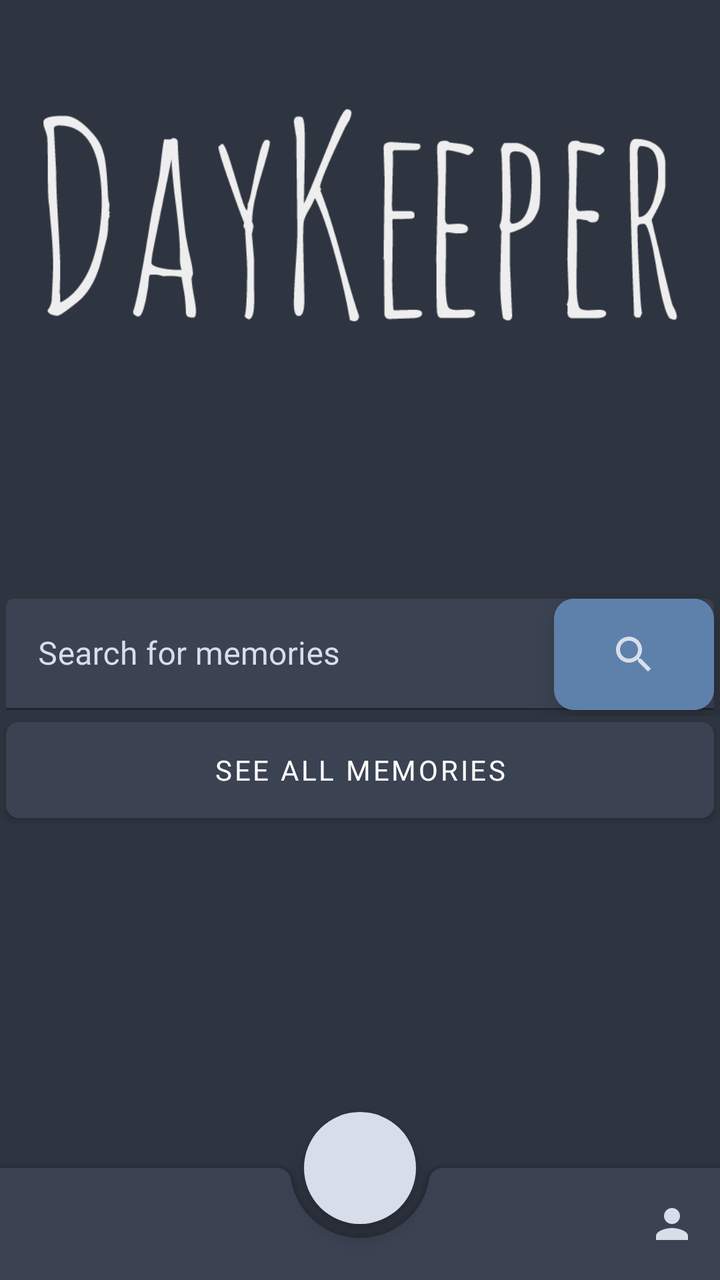
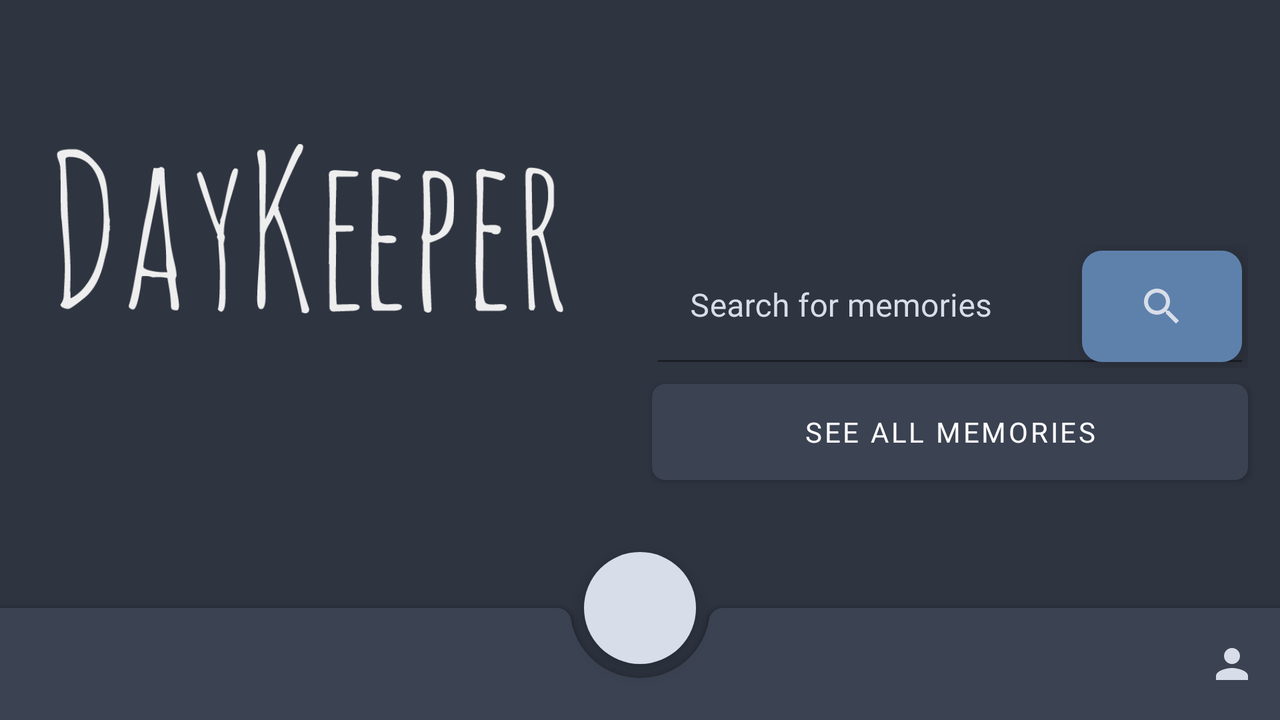

An Android layout and its configuration variant, each rendered on a device that would load it. The default file and the variant file are quoted in full after the pictures.
<!-- AndroidManifest.xml: application theme AppTheme -->
<!-- res/layout/activity_main.xml -->
<?xml version="1.0" encoding="utf-8"?>
<androidx.constraintlayout.widget.ConstraintLayout
    xmlns:android="http://schemas.android.com/apk/res/android"
    xmlns:app="http://schemas.android.com/apk/res-auto"
    xmlns:tools="http://schemas.android.com/tools"
    android:layout_width="match_parent"
    android:layout_height="match_parent"
    tools:context=".MainActivity"
    android:background="@color/colorBackground">

    <ImageView
        android:id="@+id/titleApp"
        android:layout_width="match_parent"
        android:layout_height="200dp"
        android:layout_alignParentTop="true"
        android:layout_marginStart="16dp"
        android:layout_marginTop="16dp"
        android:layout_marginEnd="16dp"
        android:contentDescription="@string/app_name"
        android:src="@drawable/daykeeper"
        app:layout_constraintEnd_toEndOf="parent"
        app:layout_constraintStart_toStartOf="parent"
        app:layout_constraintTop_toTopOf="parent" />

    <TextView
        android:id="@+id/todayDate"
        android:layout_width="match_parent"
        android:layout_height="wrap_content"
        android:layout_below="@+id/titleApp"
        android:gravity="center"
        android:textSize="24sp"
        app:layout_constraintTop_toBottomOf="@+id/titleApp" />

    <RelativeLayout
        android:id="@+id/search_relative_layout"
        android:layout_width="match_parent"
        android:layout_height="wrap_content"
        android:layout_centerInParent="true"
        android:layout_marginTop="48dp"
        app:layout_constraintTop_toBottomOf="@+id/todayDate">

        <com.google.android.material.textfield.TextInputLayout
            android:id="@+id/textFieldSearch"
            style="@style/AppTheme.TextLayout"
            app:boxBackgroundColor="@color/colorPrimary"
            android:layout_width="match_parent"
            android:layout_height="wrap_content"
            android:layout_margin="3dp"
            android:hint="@string/search">

            <com.google.android.material.textfield.TextInputEditText
                android:id="@+id/textFieldSearchText"
                android:layout_width="match_parent"
                android:layout_height="wrap_content"
                android:imeOptions="actionSearch"
                android:inputType="text"
                android:lines="1"
                android:textColor="@color/colorAccent" />
        </com.google.android.material.textfield.TextInputLayout>

        <ImageButton
            android:id="@+id/button_search_drawable"
            android:layout_width="80dp"
            android:layout_height="wrap_content"
            android:layout_alignTop="@id/textFieldSearch"
            android:layout_alignEnd="@id/textFieldSearch"
            android:layout_alignBottom="@id/textFieldSearch"
            android:background="@drawable/search_button"
            android:src="@drawable/ic_baseline_search_24"
            android:translationZ="10dp"/>
    </RelativeLayout>

    <Button
        android:id="@+id/all_memories_view_button"
        android:layout_width="match_parent"
        android:layout_height="wrap_content"
        android:layout_below="@id/search_relative_layout"
        android:layout_margin="3dp"
        android:background="@drawable/button_bg"
        android:text="@string/all_memories_view"
        app:layout_constraintTop_toBottomOf="@+id/search_relative_layout" />

    <androidx.coordinatorlayout.widget.CoordinatorLayout
        android:layout_width="match_parent"
        android:layout_height="match_parent"
        android:layout_below="@+id/todayDate"
        android:layout_alignParentBottom="true"
        app:layout_constraintBottom_toBottomOf="parent"
        app:layout_constraintStart_toStartOf="parent">

        <com.google.android.material.bottomappbar.BottomAppBar
            android:id="@+id/bottom_app_bar"
            style="@style/BottomAppBar"
            android:layout_width="match_parent"
            android:layout_height="wrap_content"
            android:layout_gravity="bottom"
            app:elevation="5dp"
            android:background="@drawable/button_bg"
            app:fabAlignmentMode="center"
            app:fabCradleMargin="7dp"
            app:fabCradleRoundedCornerRadius="7dp"
            app:menu="@menu/bottom_menu">
        </com.google.android.material.bottomappbar.BottomAppBar>

        <com.google.android.material.floatingactionbutton.FloatingActionButton
            android:id="@+id/fab"
            android:layout_width="wrap_content"
            android:layout_height="wrap_content"
            android:elevation="5dp"
            android:backgroundTint="@color/colorAccent"
            android:src="@drawable/ic_baseline_add_24"
            app:borderWidth="0dp"
            app:layout_anchor="@id/bottom_app_bar" />

    </androidx.coordinatorlayout.widget.CoordinatorLayout>
</androidx.constraintlayout.widget.ConstraintLayout>
<!-- resources referenced by this layout -->
<resources>
  <color name="colorAccent">#D8DEE9</color>
  <color name="colorBackground">#2E3440</color>
  <color name="colorPrimary">#3B4252</color>
  <!-- drawable ic_baseline_search_24 (drawable) -->
  <vector android:height="24dp" android:tint="#D8DEE9"
      android:viewportHeight="24" android:viewportWidth="24"
      android:width="24dp" xmlns:android="http://schemas.android.com/apk/res/android">
      <path android:fillColor="@android:color/white" android:pathData="M15.5,14h-0.79l-0.28,-0.27C15.41,12.59 16,11.11 16,9.5 16,5.91 13.09,3 9.5,3S3,5.91 3,9.5 5.91,16 9.5,16c1.61,0 3.09,-0.59 4.23,-1.57l0.27,0.28v0.79l5,4.99L20.49,19l-4.99,-5zM9.5,14C7.01,14 5,11.99 5,9.5S7.01,5 9.5,5 14,7.01 14,9.5 11.99,14 9.5,14z"/>
  </vector>
  <!-- drawable search_button (drawable) -->
  <?xml version="1.0" encoding="utf-8"?>
  <shape xmlns:android="http://schemas.android.com/apk/res/android">
      <solid android:color="@color/colorDetail" />
      <corners android:radius="10dp" />
  </shape>
  <string name="all_memories_view">See all memories</string>
  <string name="app_name">DayKeeper</string>
  <string name="search">Search for memories</string>
  <style name="AppTheme.TextLayout" parent="Widget.MaterialComponents.TextInputLayout.FilledBox">
          <item name="boxBackgroundColor">@color/colorPrimaryDark</item>
          <item name="boxStrokeColor">@color/colorAdvanced</item>
          <item name="boxStrokeWidth">1dp</item>
          <item name="background">@android:color/transparent</item>
          <item name="hintTextColor">@color/colorAccent</item>
          <item name="startIconTint">@color/colorAccent</item>
          <item name="android:textColorHint">@color/colorAccent</item>
          <item name="endIconTint">@color/colorError</item>
      </style>
  <style name="BottomAppBar" parent="Widget.MaterialComponents.BottomAppBar.Colored">
          <item name="colorPrimary">@color/colorPrimaryDark</item>
          <item name="colorAccent">@color/colorDetail</item>
          <item name="backgroundTint">@color/colorPrimary</item>
          <item name="fontFamily">@font/rubik</item>
      </style>
  <color name="colorDetail">#5E81AC</color>
  <color name="colorPrimaryDark">#2E3440</color>
  <color name="colorAdvanced">#D08770</color>
  <color name="colorError">#BF616A</color>
  <style name="TextAppearance.App.Subtitle1" parent="TextAppearance.MaterialComponents.Subtitle1">
          <item name="fontFamily">@font/rubik</item>
          <item name="android:fontFamily">@font/rubik</item>
      </style>
  <style name="TextAppearance.App.Caption" parent="TextAppearance.MaterialComponents.Caption">
          <item name="fontFamily">@font/</item>
          <item name="android:fontFamily">@font/rubik</item>
      </style>
  <style name="ShapeAppearance.App.SmallComponent" parent="ShapeAppearance.MaterialComponents.SmallComponent">
          <item name="cornerFamily">rounded</item>
          <item name="cornerSize">4dp</item>
      </style>
  <style name="ShapeAppearance.App.MediumComponent" parent="ShapeAppearance.MaterialComponents.MediumComponent">
          <item name="cornerFamily">cut</item>
          <item name="cornerSize">8dp</item>
      </style>
  <style name="AppTheme.Cards" parent="Widget.MaterialComponents.CardView">
          <item name="cardElevation">4dp</item>
          <item name="cardBackgroundColor">@color/colorPrimary</item>
      </style>
</resources>
<!-- res/layout-land/activity_main.xml (the repository's variant of the layout above) -->
<!-- drawn on the phone turned sideways -->
<?xml version="1.0" encoding="utf-8"?>
<androidx.constraintlayout.widget.ConstraintLayout xmlns:android="http://schemas.android.com/apk/res/android"
    xmlns:app="http://schemas.android.com/apk/res-auto"
    xmlns:tools="http://schemas.android.com/tools"
    android:layout_width="match_parent"
    android:layout_height="match_parent"
    android:background="@color/colorBackground"
    tools:context=".MainActivity">

    <ImageView
        android:id="@+id/titleApp"
        android:layout_width="0dp"
        android:layout_height="wrap_content"
        android:layout_alignParentTop="true"
        android:layout_marginStart="24dp"
        android:layout_marginTop="16dp"
        android:layout_marginEnd="24dp"
        android:contentDescription="@string/app_name"
        android:maxHeight="100dp"
        android:src="@drawable/daykeeper"
        app:layout_constrainedHeight="true"
        app:layout_constraintBottom_toTopOf="@+id/guideline3"
        app:layout_constraintEnd_toStartOf="@+id/guideline"
        app:layout_constraintStart_toStartOf="parent"
        app:layout_constraintTop_toTopOf="parent" />

    <TextView
        android:id="@+id/todayDate"
        android:layout_width="0dp"
        android:layout_height="wrap_content"
        android:layout_below="@+id/titleApp"
        android:gravity="center"
        android:textSize="24sp"
        app:layout_constraintEnd_toEndOf="@id/guideline"
        app:layout_constraintStart_toStartOf="parent"
        app:layout_constraintTop_toBottomOf="@+id/titleApp" />

    <RelativeLayout
        android:id="@+id/search_relative_layout"
        android:layout_width="0dp"
        android:layout_height="wrap_content"
        android:layout_centerInParent="true"
        android:layout_marginStart="8dp"
        android:layout_marginEnd="16dp"
        android:layout_marginBottom="8dp"
        app:layout_constraintBottom_toTopOf="@id/guideline2"
        app:layout_constraintEnd_toEndOf="parent"
        app:layout_constraintStart_toStartOf="@+id/guideline">

        <com.google.android.material.textfield.TextInputLayout
            android:id="@+id/textFieldSearch"
            style="@style/AppTheme.TextLayout"
            android:layout_width="match_parent"
            android:layout_height="wrap_content"
            android:layout_margin="3dp"
            android:hint="@string/search">

            <com.google.android.material.textfield.TextInputEditText
                android:id="@+id/textFieldSearchText"
                android:layout_width="match_parent"
                android:layout_height="wrap_content"
                android:layout_marginStart="8dp"
                android:imeOptions="actionSearch"
                android:inputType="text"
                android:lines="1"
                android:textColor="@color/colorAccent"
                app:layout_constraintStart_toStartOf="parent"
                tools:layout_editor_absoluteY="192dp" />
        </com.google.android.material.textfield.TextInputLayout>

        <ImageButton
            android:id="@+id/button_search_drawable"
            android:layout_width="80dp"
            android:layout_height="wrap_content"
            android:layout_alignTop="@id/textFieldSearch"
            android:layout_alignEnd="@id/textFieldSearch"
            android:layout_alignBottom="@id/textFieldSearch"
            android:background="@drawable/search_button"
            android:src="@drawable/ic_baseline_search_24"
            android:translationZ="10dp"/>
    </RelativeLayout>

    <Button
        android:id="@+id/all_memories_view_button"
        android:layout_width="0dp"
        android:layout_height="wrap_content"
        android:layout_below="@id/search_relative_layout"
        android:layout_marginStart="16dp"
        android:layout_marginEnd="16dp"
        android:background="@drawable/button_bg"
        android:text="@string/all_memories_view"
        app:layout_constraintEnd_toEndOf="parent"
        app:layout_constraintStart_toStartOf="@+id/guideline"
        app:layout_constraintTop_toBottomOf="@+id/guideline2" />

    <androidx.constraintlayout.widget.Guideline
        android:id="@+id/guideline"
        android:layout_width="wrap_content"
        android:layout_height="wrap_content"
        android:orientation="vertical"
        app:layout_constraintGuide_begin="310dp" />

    <RelativeLayout
        android:id="@+id/bottomRelativeLayout"
        android:layout_width="match_parent"
        android:layout_height="wrap_content"
        app:layout_constraintBottom_toBottomOf="parent"
        app:layout_constraintEnd_toEndOf="parent"
        app:layout_constraintStart_toStartOf="parent">

        <androidx.coordinatorlayout.widget.CoordinatorLayout
            android:layout_width="match_parent"
            android:layout_height="match_parent"
            android:layout_alignParentBottom="true"
            app:layout_constraintBottom_toBottomOf="parent"
            app:layout_constraintStart_toStartOf="parent">

            <com.google.android.material.bottomappbar.BottomAppBar
                android:id="@+id/bottom_app_bar"
                style="@style/BottomAppBar"
                android:layout_width="match_parent"
                android:layout_height="wrap_content"
                android:layout_gravity="bottom"
                android:background="@drawable/button_bg"
                app:elevation="5dp"
                app:fabAlignmentMode="center"
                app:fabCradleMargin="7dp"
                app:fabCradleRoundedCornerRadius="7dp"
                app:menu="@menu/bottom_menu" />

            <com.google.android.material.floatingactionbutton.FloatingActionButton
                android:id="@+id/fab"
                android:layout_width="wrap_content"
                android:layout_height="wrap_content"
                android:backgroundTint="@color/colorAccent"
                android:elevation="5dp"
                android:src="@drawable/ic_baseline_add_24"
                app:borderWidth="0dp"
                app:layout_anchor="@id/bottom_app_bar" />
        </androidx.coordinatorlayout.widget.CoordinatorLayout>
    </RelativeLayout>

    <androidx.constraintlayout.widget.Guideline
        android:id="@+id/guideline2"
        android:layout_width="wrap_content"
        android:layout_height="wrap_content"
        android:orientation="horizontal"
        app:layout_constraintGuide_begin="192dp" />

    <androidx.constraintlayout.widget.Guideline
        android:id="@+id/guideline3"
        android:layout_width="match_parent"
        android:layout_height="wrap_content"
        android:orientation="horizontal"
        app:layout_constraintGuide_begin="226dp" />
</androidx.constraintlayout.widget.ConstraintLayout>
<!-- resources referenced by the variant -->
<!-- as the phone turned sideways resolves them -->
<resources>
  <color name="colorAccent">#D8DEE9</color>
  <color name="colorBackground">#2E3440</color>
  <!-- drawable ic_baseline_search_24 (drawable) -->
  <vector android:height="24dp" android:tint="#D8DEE9"
      android:viewportHeight="24" android:viewportWidth="24"
      android:width="24dp" xmlns:android="http://schemas.android.com/apk/res/android">
      <path android:fillColor="@android:color/white" android:pathData="M15.5,14h-0.79l-0.28,-0.27C15.41,12.59 16,11.11 16,9.5 16,5.91 13.09,3 9.5,3S3,5.91 3,9.5 5.91,16 9.5,16c1.61,0 3.09,-0.59 4.23,-1.57l0.27,0.28v0.79l5,4.99L20.49,19l-4.99,-5zM9.5,14C7.01,14 5,11.99 5,9.5S7.01,5 9.5,5 14,7.01 14,9.5 11.99,14 9.5,14z"/>
  </vector>
  <!-- drawable search_button (drawable) -->
  <?xml version="1.0" encoding="utf-8"?>
  <shape xmlns:android="http://schemas.android.com/apk/res/android">
      <solid android:color="@color/colorDetail" />
      <corners android:radius="10dp" />
  </shape>
  <string name="all_memories_view">See all memories</string>
  <string name="app_name">DayKeeper</string>
  <string name="search">Search for memories</string>
  <style name="AppTheme.TextLayout" parent="Widget.MaterialComponents.TextInputLayout.FilledBox">
          <item name="boxBackgroundColor">@color/colorPrimaryDark</item>
          <item name="boxStrokeColor">@color/colorAdvanced</item>
          <item name="boxStrokeWidth">1dp</item>
          <item name="background">@android:color/transparent</item>
          <item name="hintTextColor">@color/colorAccent</item>
          <item name="startIconTint">@color/colorAccent</item>
          <item name="android:textColorHint">@color/colorAccent</item>
          <item name="endIconTint">@color/colorError</item>
      </style>
  <style name="BottomAppBar" parent="Widget.MaterialComponents.BottomAppBar.Colored">
          <item name="colorPrimary">@color/colorPrimaryDark</item>
          <item name="colorAccent">@color/colorDetail</item>
          <item name="backgroundTint">@color/colorPrimary</item>
          <item name="fontFamily">@font/rubik</item>
      </style>
  <color name="colorDetail">#5E81AC</color>
  <color name="colorPrimary">#3B4252</color>
  <color name="colorPrimaryDark">#2E3440</color>
  <color name="colorAdvanced">#D08770</color>
  <color name="colorError">#BF616A</color>
  <style name="TextAppearance.App.Subtitle1" parent="TextAppearance.MaterialComponents.Subtitle1">
          <item name="fontFamily">@font/rubik</item>
          <item name="android:fontFamily">@font/rubik</item>
      </style>
  <style name="TextAppearance.App.Caption" parent="TextAppearance.MaterialComponents.Caption">
          <item name="fontFamily">@font/</item>
          <item name="android:fontFamily">@font/rubik</item>
      </style>
  <style name="ShapeAppearance.App.SmallComponent" parent="ShapeAppearance.MaterialComponents.SmallComponent">
          <item name="cornerFamily">rounded</item>
          <item name="cornerSize">4dp</item>
      </style>
  <style name="ShapeAppearance.App.MediumComponent" parent="ShapeAppearance.MaterialComponents.MediumComponent">
          <item name="cornerFamily">cut</item>
          <item name="cornerSize">8dp</item>
      </style>
  <style name="AppTheme.Cards" parent="Widget.MaterialComponents.CardView">
          <item name="cardElevation">4dp</item>
          <item name="cardBackgroundColor">@color/colorPrimary</item>
      </style>
</resources>
